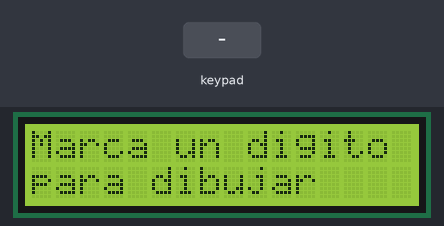
The program below on a simulated ESP32 board running MicroPython. Parts: 16×2 character LCD. The test bench sets the inputs (shaded band). What the program prints to the serial console is not drawn.

Above: at 1.3 s.
1.4 s: keypad keys 1 2 pressed 0.4 s apart
At 2.2 s:
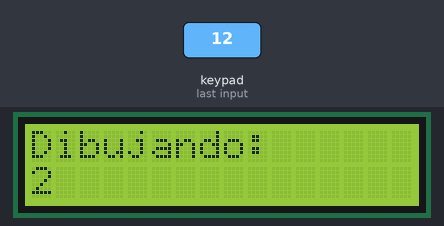
3.7 s: key '3' pressed
At 4.9 s:
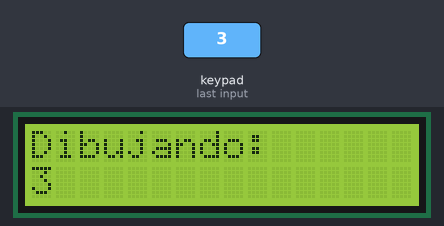
5.2 s: keypad keys 2 5 # pressed 0.4 s apart
At 6.6 s:
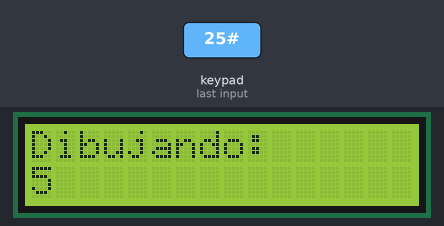
7.9 s: key '4' pressed
At 8.6 s:
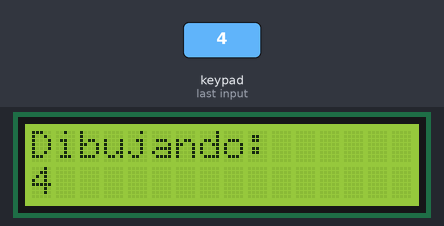
10.9 s: keypad keys 1 2 * pressed 0.4 s apart
At 11.17 s:
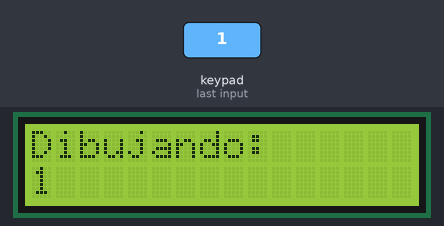
Timing chart, 0 to 13.9 s (numbered marks = the images above; inputs shaded):
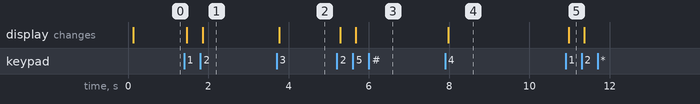

Measured:
- after the input at 1.4 s, the display: first changes after 0.06 s (image 1 shows a later state)
- after the input at 3.7 s, the display: changes after 0.07 s (image 2)
- after the input at 5.2 s, the display: first changes after 0.08 s (image 3 shows a later state)
- after the input at 7.9 s, the display: changes after 0.07 s (image 4)
- after the input at 10.9 s, the display: changes after 0.08 s (image 5)

The program:

esp32_teclado_lcd.py
```python
# Lee un teclado matricial 4x4 conectado directo a 8 GPIOs del ESP32,
# muestra el digito presionado en una pantalla LCD 16x2 (por I2C, con su
# backpack PCF8574) y le manda el digito al PC por UART para que
# brazo_dibuja.py lo dibuje con el brazo robotico.
#
# Este archivo debe guardarse como main.py en el ESP32. El puerto USB
# queda libre para pyserial en el PC sin necesidad de tener Thonny
# conectado.
#
# Conexion del teclado (8 cables: 4 filas R1..R4 y 4 columnas C1..C4):
#   - Filas    R1..R4 -> GPIO14, GPIO27, GPIO26, GPIO25 (salidas)
#   - Columnas C1..C4 -> GPIO33, GPIO32, GPIO18, GPIO19 (entradas con
#     pull-up interno del ESP32)
#
# Conexion de la LCD por I2C (SDA=GPIO21, SCL=GPIO22):
#   - Backpack de la LCD: direccion 0x27 (direccion de fabrica mas
#     comun en los backpacks LCD1602 con PCF8574)

from machine import I2C, Pin
import time

I2C_SDA = 21
I2C_SCL = 22
DIR_LCD = 0x27

# 100 kHz es la velocidad "estandar" de I2C: la que soporta cualquier
# PCF8574 sin problemas (algunos modulos baratos fallan a 400 kHz).
i2c = I2C(0, sda=Pin(I2C_SDA), scl=Pin(I2C_SCL), freq=100000)

# Diagnostico al arrancar: i2c.scan() devuelve las direcciones de todos
# los dispositivos que contestan en el bus. En este montaje el unico
# dispositivo I2C es la LCD (el teclado va por GPIO, no por I2C): si
# falta 0x27, el problema es de cableado o de direccion (no del codigo),
# y se ve de una vez en la consola de Thonny. brazo_dibuja.py ignora
# esta linea porque no empieza con "DIGIT:".
encontrados = i2c.scan()
print("I2C encontrados:", [hex(d) for d in encontrados])
if DIR_LCD not in encontrados:
    print("OJO: no responde la LCD en {}".format(hex(DIR_LCD)))


# ------------------------------------------------------------------
# LCD 16x2 por I2C (backpack PCF8574 estandar, mapeo de bits:
# P0=RS, P1=RW, P2=E, P3=Backlight, P4-P7=D4-D7)
# ------------------------------------------------------------------
RS = 0x01
E = 0x04
BACKLIGHT = 0x08


# La LCD tiene un bus de 8 bits, pero el PCF8574 solo tiene 8 pines en
# total y 4 ya se usan para RS/RW/E/luz: por eso la LCD se maneja en
# "modo 4 bits", mandando cada byte en dos mitades (nibbles). La LCD lee
# el dato en el flanco de BAJADA del pin E: por eso cada nibble se
# escribe con E en alto y despues con E en bajo (_lcd_pulso).
def _lcd_pulso(byte):
    i2c.writeto(DIR_LCD, bytes([byte | E]))
    time.sleep_us(1)
    i2c.writeto(DIR_LCD, bytes([byte & ~E]))
    time.sleep_us(50)


def _lcd_nibble(nibble, rs):
    byte = (nibble << 4) | BACKLIGHT | (RS if rs else 0)
    i2c.writeto(DIR_LCD, bytes([byte]))
    _lcd_pulso(byte)


def lcd_comando(cmd):
    _lcd_nibble(cmd >> 4, rs=False)
    _lcd_nibble(cmd & 0x0F, rs=False)


def lcd_dato(valor):
    _lcd_nibble(valor >> 4, rs=True)
    _lcd_nibble(valor & 0x0F, rs=True)


def lcd_init():
    # Secuencia de arranque del controlador HD44780 (hoja de datos):
    # al encender no se sabe si quedo en modo 8 o 4 bits, asi que se le
    # manda 0x03 ("modo 8 bits") tres veces para dejarlo en un estado
    # conocido, y recien ahi 0x02 para pasarlo a 4 bits.
    time.sleep_ms(50)
    for _ in range(3):
        _lcd_nibble(0x03, rs=False)
        time.sleep_ms(5)
    _lcd_nibble(0x02, rs=False)   # entra a modo 4 bits
    lcd_comando(0x28)             # 4 bits, 2 lineas, fuente 5x8
    lcd_comando(0x0C)             # display on, cursor off, blink off
    lcd_comando(0x06)             # entry mode: incrementa, sin desplazar
    lcd_comando(0x01)             # clear display
    time.sleep_ms(2)


def lcd_texto(fila, texto):
    direccion_fila = 0x80 if fila == 0 else 0xC0
    lcd_comando(direccion_fila)
    # Se rellena con espacios hasta 16 (el ancho de la LCD) para borrar
    # lo que hubiera antes en esa fila. Se hace sumando espacios y
    # cortando, porque MicroPython NO tiene str.ljust() (Python normal
    # si): usarlo tiraba AttributeError y el programa moria antes de
    # llegar al teclado.
    for caracter in (texto + " " * 16)[:16]:
        lcd_dato(ord(caracter))


# La LCD es opcional para que el teclado funcione: si no contesta por
# I2C (direccion distinta, cable flojo, sin alimentacion), cada escritura
# lanza OSError. Sin este try, ese error mataba el programa ANTES de
# llegar al bucle del teclado y no salia nada por el USB, aunque el
# teclado estuviera perfecto. Asi, si la LCD falla se avisa una vez y el
# teclado sigue mandando los digitos al PC igual.
lcd_ok = True


def lcd_mostrar(linea0, linea1):
    global lcd_ok
    if not lcd_ok:
        return
    try:
        lcd_texto(0, linea0)
        lcd_texto(1, linea1)
    except Exception as error:
        lcd_ok = False
        print("OJO: la LCD no responde ({}); sigo sin LCD".format(error))


# ------------------------------------------------------------------
# Teclado matricial 4x4 directo a GPIO (filas = salidas, columnas =
# entradas con pull-up interno)
# ------------------------------------------------------------------
ROW_PINS = [14, 27, 26, 25]   # R1..R4
COL_PINS = [33, 32, 18, 19]   # C1..C4

MAPA_TECLAS = [
    ["1", "2", "3", "A"],
    ["4", "5", "6", "B"],
    ["7", "8", "9", "C"],
    ["*", "0", "#", "D"],
]

# Filas como salidas, arrancando en alto (value=1): en reposo ninguna
# fila "tira" hacia abajo, asi que ninguna columna puede leer 0 aunque
# haya una tecla apretada.
filas = [Pin(p, Pin.OUT, value=1) for p in ROW_PINS]

# Columnas como entradas con PULL_UP interno: una tecla es solo un
# contacto que une una fila con una columna, no pone ningun voltaje por
# si misma. Sin pull-up, una columna sin tecla apretada quedaria
# "flotando" (ni 0 ni 1 definido, lee ruido al azar). La resistencia de
# pull-up interna del ESP32 la mantiene en 1 por defecto, y solo baja a
# 0 cuando una tecla la une con una fila que esta en bajo. Por eso la
# logica es "activa en bajo": 0 = apretada.
columnas = [Pin(p, Pin.IN, Pin.PULL_UP) for p in COL_PINS]


# Barrido de la matriz: las 16 teclas son cruces entre 4 filas y 4
# columnas, pero solo hay 8 cables. Si se bajaran todas las filas a la
# vez, al leer una columna en 0 se sabria la columna pero no cual de
# las 4 filas la bajo. Por eso se baja UNA fila a la vez: si en ese
# momento una columna lee 0, la tecla es justo el cruce de esa fila con
# esa columna (fila en bajo + columna en bajo = la tecla exacta).
#
# El sleep_us(10) despues de bajar la fila: el pin tarda un poco en
# pasar de 1 a 0 de verdad en la columna (capacidad de los cables y del
# teclado contra el pull-up interno, que es una resistencia alta de
# decenas de kOhm y carga/descarga despacio). Si se lee enseguida, la
# columna todavia puede verse en 1 y la tecla se pierde; unos pocos
# microsegundos alcanzan y no frenan el barrido.
#
# Antes de pasar a la siguiente fila (y antes de devolver la tecla) se
# vuelve a subir la fila: asi nunca quedan dos filas en bajo al mismo
# tiempo, y el siguiente barrido arranca con todo en reposo.
def leer_tecla():
    for fila in range(4):
        filas[fila].value(0)
        time.sleep_us(10)
        for col in range(4):
            if columnas[col].value() == 0:
                filas[fila].value(1)
                return MAPA_TECLAS[fila][col]
        filas[fila].value(1)
    return None


# ------------------------------------------------------------------
# Programa principal
# ------------------------------------------------------------------
try:
    lcd_init()
except Exception as error:
    lcd_ok = False
    print("OJO: la LCD no responde ({}); sigo sin LCD".format(error))
lcd_mostrar("Marca un digito", "para dibujar")

# Linea de arranque: si en Thonny (o en el monitor del HTML) no aparece
# esto, el main.py no es este archivo o se cayo antes de llegar aca.
print("ESP32 listo: esperando teclas")

tecla_anterior = None

while True:
    tecla = leer_tecla()
    # tecla != tecla_anterior: mientras se mantiene apretada, el barrido
    # la sigue viendo cada 30 ms; sin esta condicion se mandaria el mismo
    # digito decenas de veces. Solo cuenta cuando CAMBIA (se apreto una
    # nueva).
    if tecla is not None and tecla != tecla_anterior:
        if tecla.isdigit():
            lcd_mostrar("Dibujando:", tecla)
            # print sale por el USB (el mismo puerto que abre pyserial en
            # el PC): "DIGIT:n" es todo el protocolo, una linea por tecla.
            print("DIGIT:{}".format(tecla))
        else:
            # A-D, * y # no son digitos que el brazo sepa dibujar, pero se
            # avisan igual: asi se ve que el teclado SI se esta leyendo
            # (el PC ignora esta linea porque no empieza con "DIGIT:").
            print("tecla ignorada:", tecla)
    tecla_anterior = tecla
    time.sleep_ms(30)  # anti-rebote simple
```
